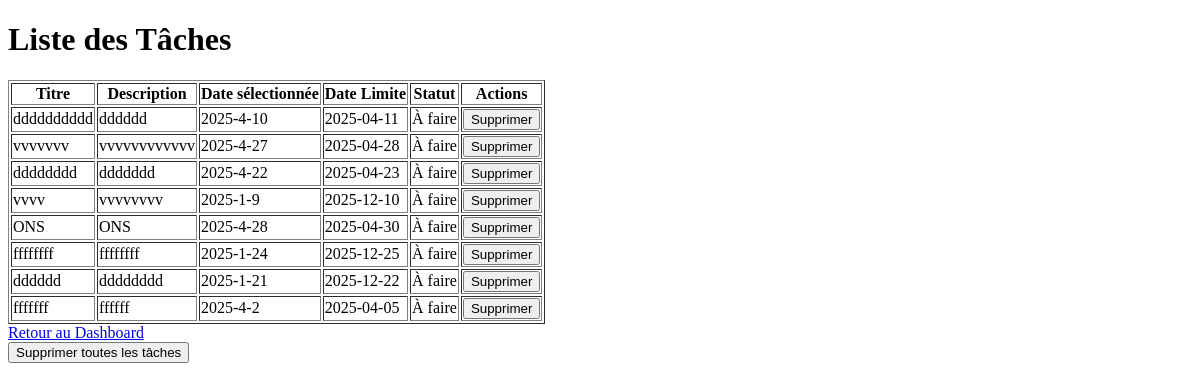
Page /listeTaches (signed in) on the earlier database version.
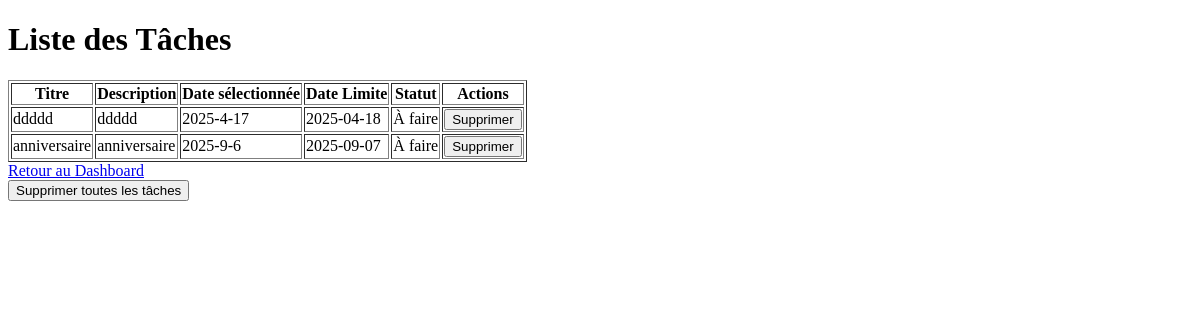
Same page on the later database version.
### tables this page shows
CREATE TABLE taches (
    idTache INTEGER PRIMARY KEY AUTOINCREMENT,
    idUtilisateur INTEGER,
    titre TEXT,
    description TEXT,
    deadline DATE,
    statut TEXT,
    selectedday DATE,
    FOREIGN KEY (idUtilisateur) REFERENCES utilisateurs(idUtilisateur)
);

### app.py (the view)
@app.route("/listeTaches")
def liste_taches():
    if "utilisateur_id" not in session:
        return redirect("/login")
    utilisateur_id = session["utilisateur_id"]
    conn = get_db_connection()
    taches = conn.execute(
        "SELECT * FROM taches WHERE idUtilisateur = ?",
        (utilisateur_id,)
    ).fetchall()
    conn.close()
    return render_template("liste_taches.html", taches=taches)

### app.py (called while the page is built)
def get_db_connection():
    conn = sqlite3.connect("carnet_contactsN.db")
    conn.row_factory = sqlite3.Row
    return conn

### templates/liste_taches.html (shortened to what this page needs)
<!DOCTYPE html>
<html lang="fr">
<head>
</head>
<body>
    <h1>Liste des Tâches</h1>
    <table border="1">
        <thead>
            <tr>
                <th>Titre</th>
                <th>Description</th>
                <th>Date sélectionnée</th>
                <th>Date Limite</th>
                <th>Statut</th>
                <th>Actions</th>
            </tr>
        </thead>
        <tbody>
            {% for tache in taches %}
                <tr>
                    <td>{{ tache['titre'] }}</td>
                    <td>{{ tache['description'] }}</td>
                    <td>{{ tache['selectedday'] }}</td>
                    <td>{{ tache['deadline'] }}</td>
                    <td>{{ tache['statut'] }}</td>
                    <td>
                        <form method="POST" action="/supprimer_tache">
                            <button type="submit">Supprimer</button>
                        </form>
                    </td>
                </tr>
            {% endfor %}
        </tbody>
    </table>
    <a href="/dashboard">Retour au Dashboard</a>
    <form method="POST" action="/supprimer_toutes_taches">
        <button type="submit">Supprimer toutes les tâches</button>
    </form>
</body>
</html>

Differences in the rows shown:
removed taches: titre "dddddddddd", description "dddddd", selectedday "2025-4-10", deadline "2025-04-11", statut "À faire"
removed taches: titre "vvvvvvv", description "vvvvvvvvvvvv", selectedday "2025-4-27", deadline "2025-04-28", statut "À faire"
removed taches: titre "dddddddd", description "ddddddd", selectedday "2025-4-22", deadline "2025-04-23", statut "À faire"
removed taches: titre "vvvv", description "vvvvvvvv", selectedday "2025-1-9", deadline "2025-12-10", statut "À faire"
removed taches: titre "ONS", description "ONS", selectedday "2025-4-28", deadline "2025-04-30", statut "À faire"
removed taches: titre "ffffffff", description "ffffffff", selectedday "2025-1-24", deadline "2025-12-25", statut "À faire"
removed taches: titre "dddddd", description "dddddddd", selectedday "2025-1-21", deadline "2025-12-22", statut "À faire"
removed taches: titre "fffffff", description "ffffff", selectedday "2025-4-2", deadline "2025-04-05", statut "À faire"
added taches: titre "ddddd", description "ddddd", selectedday "2025-4-17", deadline "2025-04-18", statut "À faire"
added taches: titre "anniversaire", description "anniversaire", selectedday "2025-9-6", deadline "2025-09-07", statut "À faire"
